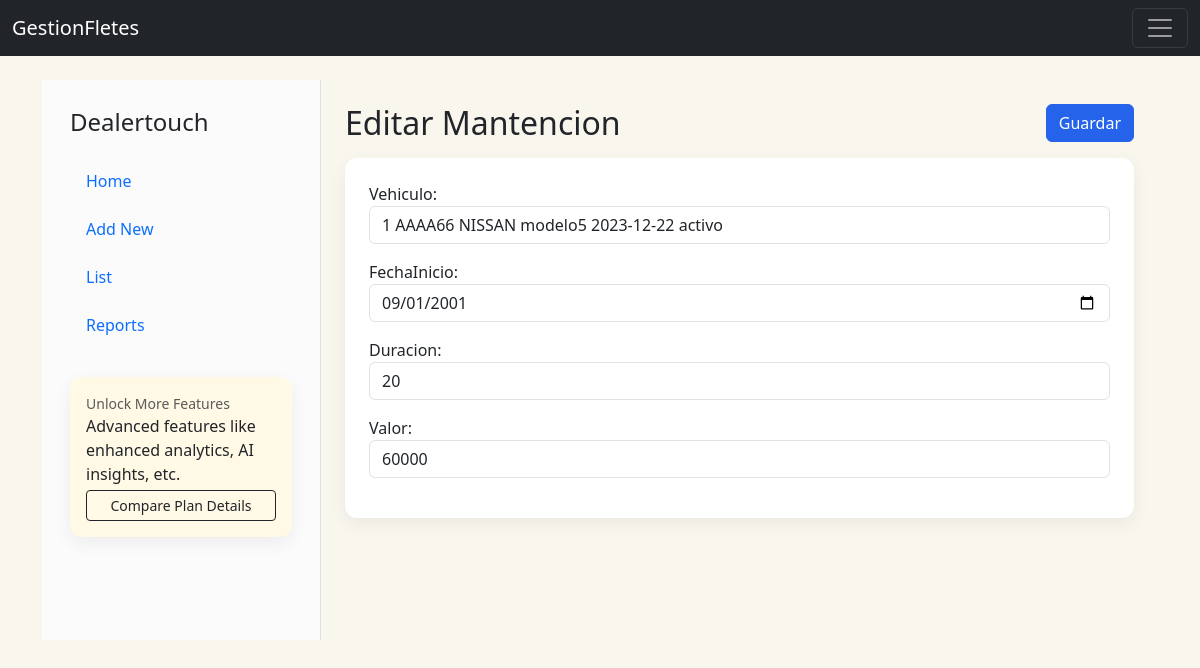
/mantenciones/editarMantenciones/1, run on the app's committed database.
### CrudMantenciones/models.py (models this page shows, shortened)
class Mantenciones(models.Model):
    mantencionID = models.AutoField(primary_key=True)
    vehiculo = models.ForeignKey(Vehiculos, on_delete=models.CASCADE)
    fechaInicio = models.DateField()
    duracion = models.PositiveIntegerField()
    valor = models.PositiveIntegerField()

### CrudMantenciones/views.py (the view)
# urls.py: path('editarMantenciones/<mantencionID>', views.editarMantenciones, name="editarMantenciones"),
def editarMantenciones(request, mantencionID):
    mantencion = Mantenciones.objects.get(mantencionID=mantencionID)
    if request.method == 'POST':
        form = MantencionForm(request.POST, instance=mantencion)
        if form.is_valid():
            form.save()
            messages.success(request, 'Mantencion Editada Correctamente!')
            return redirect('registrarMantenciones')
        else:
            messages.error(request, 'Error al editar la mantencion. Por favor, verifica los datos.')
            return render(request, 'edicionMantenciones.html', {'form':form,"mantencionID":mantencionID})
    else:
        form = MantencionForm(instance=mantencion)
        return render(request, 'edicionMantenciones.html', {'form':form,"mantencionID":mantencionID})

### CrudMantenciones/forms.py
class MantencionForm(forms.ModelForm):
    class Meta:
        model = Mantenciones
        fields = ['vehiculo','fechaInicio','duracion','valor']
    def __init__(self, *args, **kwargs):
        super(MantencionForm, self).__init__(*args, **kwargs)
        self.fields['fechaInicio'].widget.attrs['max'] = str(date.today())

### CrudVehiculos/models.py (called while the page is built)
    def __str__(self):
        texto= "{0} {1} {2} {3} {4} {5} {6}"
        return texto.format(self.vehiculoID, self.patente, self.marca, self.modelo, self.fechaAdquisicion, self.estado, self.comentario)

### CrudMantenciones/templates/edicionMantenciones.html (shortened to what this page needs)
{% extends "partials/gestion_layout.html" %}
{% load widget_tweaks %}
{% block gestion_header %}
        <div class="d-flex align-items-start mb-3">
            <div>
                <h2 class="mb-0">Editar Mantencion</h2>
            </div>
            <div class="ms-auto">
                <button form="editarMantForm" type="submit" class="btn btn-primary">Guardar</button>
            </div>
        </div>
{% endblock %}
{% block gestion_body %}
        <form id="editarMantForm" action="{% url 'editarMantenciones' mantencionID %}" method="post">
            <div class="mb-3">{{ form.vehiculo.label_tag }}{% render_field form.vehiculo class="form-control" %}</div>
            <div class="mb-3">{{ form.fechaInicio.label_tag }}{% render_field form.fechaInicio class="form-control"  type="date" %}</div>
            <div class="mb-3">{{ form.duracion.label_tag }}{% render_field form.duracion class="form-control" %}</div>
            <div class="mb-3">{{ form.valor.label_tag }}{% render_field form.valor class="form-control" %}</div>
        </form>
    {% endblock %}

### Home/static/css/gestionFletes.css (style rules this page uses)
body { background-color: #F9F6EE; }
.btn-primary { background: #2563eb; border-color:#2563eb }

### data on the page
Mantenciones: vehiculo "1 AAAA66 NISSAN modelo5 2023-12-22 activo", fechaInicio "09/01/2001", duracion "20", valor "60000"
